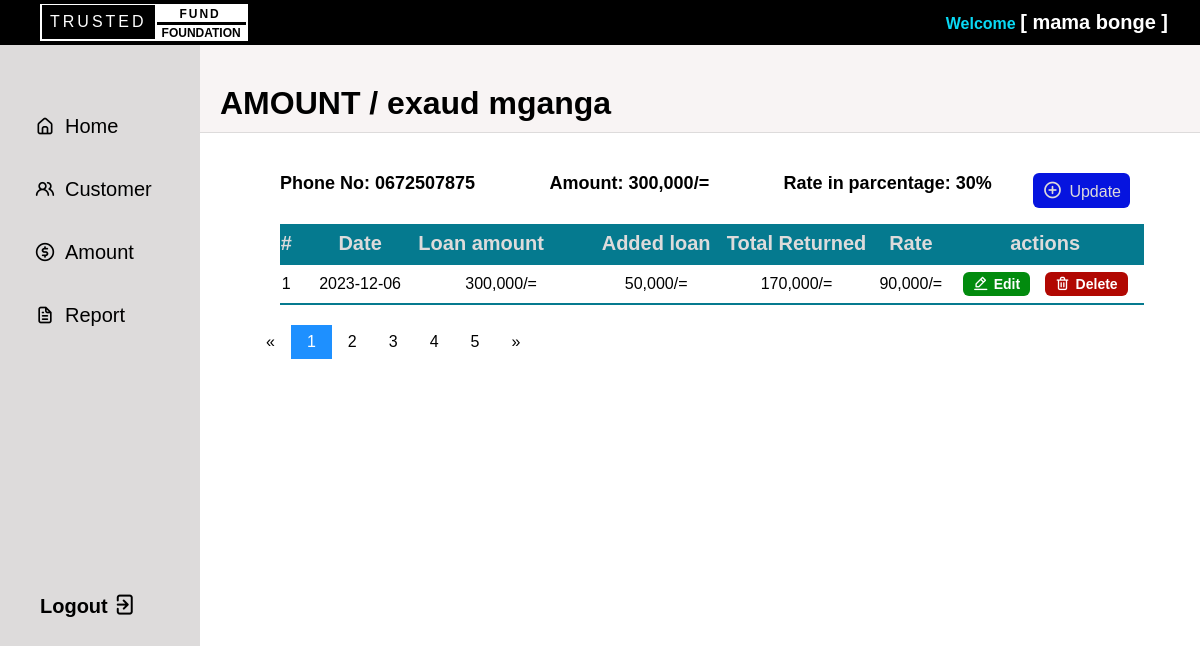
Page /Pages/preview/preview.php?viewid=17 (signed in) on the committed database.
### tables this page shows
CREATE TABLE `user` (
  `user_id` int(11) NOT NULL,
  `user_name` varchar(225) NOT NULL,
  `user_email` varchar(225) NOT NULL,
  `user_password` varchar(255) NOT NULL
);

CREATE TABLE `customer` (
  `customer_id` int(11) NOT NULL,
  `customer_name` varchar(225) NOT NULL,
  `phone_no` int(11) NOT NULL,
  `fund_amount` int(11) NOT NULL,
  `customer_date` date NOT NULL,
  `return_amount` int(11) NOT NULL
);

CREATE TABLE `customer_amount` (
  `amount_id` int(11) NOT NULL,
  `customer_id` int(11) DEFAULT NULL,
  `amount_date` date DEFAULT NULL,
  `loan_amount` int(11) DEFAULT NULL,
  `added_loan` int(11) DEFAULT NULL,
  `total_interest` int(11) DEFAULT NULL,
  `rate` int(11) DEFAULT NULL
);

### Pages/function_log.php (called while the page is built, shortened)
<?php
function check_login($conn)
{
	if(isset($_SESSION['user_id'])){
		$id = $_SESSION['user_id'];
		$query = "SELECT * FROM user WHERE user_id = '$id' limit 1";
		$result = mysqli_query($conn,$query);
		if($result && mysqli_num_rows($result) > 0)
		{
			$user_data = mysqli_fetch_assoc($result);
			return $user_data;
		}
	}
	die;
}
if (isset($_POST['search'])) {
    $searchQuery = $_POST['search'];
	$query = "SELECT customer.customer_id, customer.customer_name, customer.phone_no, customer.customer_date, customer.fund_amount, customer.return_amount, SUM(date_cush.dc_return_amount) AS total_return_amount, date_cush.dc_return_amount FROM date_cush RIGHT JOIN customer ON customer.customer_id = date_cush.customer_id WHERE customer.customer_name = '$searchQuery' limit 1;";
    $result = mysqli_query($conn, $query);
	$resultsearch = $result;
	return $resultsearch;
}
else{
	if(isset($_GET['page_no'])){
		$page_number = $_GET["page_no"];
	}
	else{
		$page_number = 1;
	}
	$limit = 4;
		$initial_page = ($page_number-1) * $limit;
		$query = "SELECT customer.customer_id, customer.customer_name, customer.phone_no, customer.customer_date, customer.fund_amount, customer.return_amount, SUM(date_cush.dc_return_amount) AS total_return_amount, date_cush.dc_return_amount FROM date_cush RIGHT JOIN customer ON customer.customer_id = date_cush.customer_id GROUP BY customer_id ORDER BY `customer_name` ASC LIMIT $initial_page,$limit";
		$result = mysqli_query($conn, $query);
		$resultsearch = $result;
return $resultsearch;
}
die("No database");
?>

### Pages/preview/preview.php (the view, shortened to what this page needs)
<?php
  include("../../DB-connection/connect_php.php");
  include("../function_log.php");
 $user_data = check_login($conn);
 $viewid = $_GET['viewid'];
 $sql = "SELECT * FROM customer WHERE customer_id = '$viewid' limit 1";
 $result = mysqli_query($conn, $sql);
$customer_showdata = mysqli_fetch_assoc($result);
$customer_id = $customer_showdata['customer_id'];
if(isset($_GET['page_no'])){
      $page_number = $_GET["page_no"];
  }
  else{
      $page_number = 1;
  }
    $limit = 4;
    $initial_page = ($page_number-1) * $limit;
  $sql1 = "SELECT * FROM customer_amount WHERE `customer_amount`.`customer_id` = $customer_id ORDER BY `customer_amount`.`amount_date` DESC LIMIT $initial_page,$limit";
  $result1 = mysqli_query($conn, $sql1);
?>
<!DOCTYPE html>
<html>
 <head>
  <link rel="stylesheet" href="preview.css">
  <link rel="stylesheet" href="https://unicons.iconscout.com/release/v4.0.8/css/line.css">
 </head>
 <body>
  <div class="container" id="main-page">
    <div class="menubar">
      <span class="outer-box">
        <h3 class="trusted">TRUSTED</h3>
        <span class="fund-foundation">
          <h3 class="fund">FUND</h3>
          <h3 class="foundation">FOUNDATION</h3>
        </span></span>
        <h3>Welcome <b>[ <?php echo $user_data['user_name'];?> ]</b></h3>
    </div>
    <nav>
      <div class="menu-list">
        <ul>
          <li><a href="../dashboard/dashboard.php"><i class="uil uil-estate"></i>Home</a></li>
          <li><a href="../customer/customer.php"><i class="uil uil-users-alt"></i>Customer</a></li>
          <li><a href="../Amount/amount.php"><i class="uil uil-usd-circle"></i>Amount</a></li>
          <li><a href="../report/report.php"><i class="uil uil-file-alt"></i>Report</a></li>
        </ul>
      </div>
      <div class="log-out">
        <a href="../Logout.php">Logout<i class="uil uil-signout"></i></a>
      </div>
    </nav>
    <div class="container_1">
      <div class="disp">
      <h1>AMOUNT / <?php echo$customer_showdata['customer_name'];?></h1>
      </div>
      <div class="tables">
        <div class="details">
        <a href="#" class="btn" onclick="open_update_form()"><i class="uil uil-plus-circle"></i></i>Update</a>
          <h3 class="phone">Phone No: 0<?php echo$customer_showdata['phone_no'];?></h3>
          <h3 >Amount: <?php echo number_format($customer_showdata['fund_amount']);?>/=</h3>
          <h3 class="t-amount">Rate in parcentage: 30%</h3>
        </div>
        <table>
          <thead>
            <tr>
              <th>#</th>
              <th class="date">Date</th>
              <th class="amount">Loan amount</th>
              <th>Added loan</th>
              <th>Total Returned</th>
              <th>Rate</th>
              <th>actions</th>
            </tr>
          </thead>
          <tbody>
            <?php
              $counter = 0;
            while($amount_detail = mysqli_fetch_assoc($result1)){
              $counter++;
              ?>
              <tr>
              <td><?php echo $counter; ?></td>
              <td class="date"><?php echo $amount_detail['amount_date']; ?></td>
              <td class="loan_amount"><?php echo number_format($amount_detail['loan_amount']);?>/=</td>
              <td class="added_loan"><?php echo number_format($amount_detail['added_loan']);?>/=</td>
              <td><?php echo number_format($amount_detail['total_interest']);?>/=</td>
              <td><?php echo number_format($amount_detail['rate']);?>/=</td>
              <td><b>
                <a href="edit_customer_preview.php?ca_editid=<?php echo $amount_detail['amount_id'];?>" class="edit"><i class="uil uil-edit-alt"></i>Edit</a>
                <a href="update_customer_preview.php?dropid=<?php echo $amount_detail['amount_id'];?>" class="delete"><i class="uil uil-trash-alt"></i>Delete</a>
               </b></td>
               </tr>
             <?php };?>
          </tbody>
        </table>
        <div class="pagination">
          <a href="#">&laquo;</a>
          <a class="active" href="preview.php?viewid=<?php echo $viewid;?>">1</a>
          <a href="preview.php?viewid=<?php echo $viewid;?>&page_no=2">2</a>
          <a href="preview.php?viewid=<?php echo $viewid;?>&page_no=3">3</a>
          <a href="preview.php?viewid=<?php echo $viewid;?>&page_no=4">4</a>
          <a href="preview.php?viewid=<?php echo $viewid;?>&page_no=5">5</a>
          <a href="#">&raquo;</a>
        </div>
      </div>
    </div>
  </div>
    <div class="update-customer" id="update-customer-form">
    <div class="customer-form">
    <h1>Update customer</h1><span><i class="uil uil-times-square" onclick="close_update_form()" id="update-times-square"></i><i class="uil uil-times" id="update-times"></i></span>
      <form action="update_customer_preview.php" method="post">
        <label for="name">Customer</label>
        <label for="amount_date">Issued date</label>
        <label for="added_loan">added loan</label>
        <button type="submit" >Save<i class="uil uil-message"></i></button>
      </form>
    </div>
  </div>
    <div class="edit-customer" id="edit-customer-form">
    <div class="customer-form">
       <h1>Edit customer</h1><span><a href="preview.php?viewid=<?php echo $customer_id?>"><i class="uil uil-times-square" id="edit-times-square"></i></a><i class="uil uil-times" id="edit-times"></i></span>
      <form action="edit_customer_preview.php" method="post">
        <label for="amount_date">Issued date</label>
        <label for="added_loan">Added loan</label>
        <button type="submit">Save<i class="uil uil-message"></i></button>
      </form>
    </div>
 </body>
</html>

### rows in the picture
user: user_name "mama bonge"
customer: customer_name "exaud mganga", phone_no "672507875", fund_amount "300,000"
customer_amount: amount_date "2023-12-06", loan_amount "300,000", added_loan "50,000", total_interest "170,000", rate "90,000"
